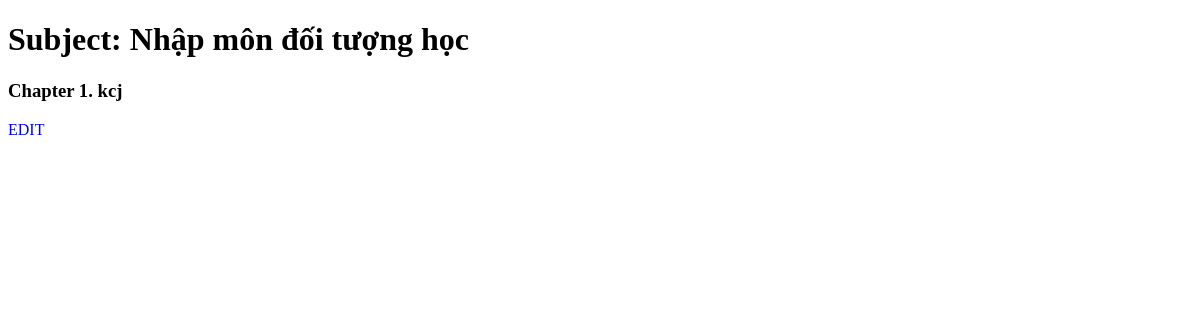
Page /manage/subject/id=20/ on the earlier database version.
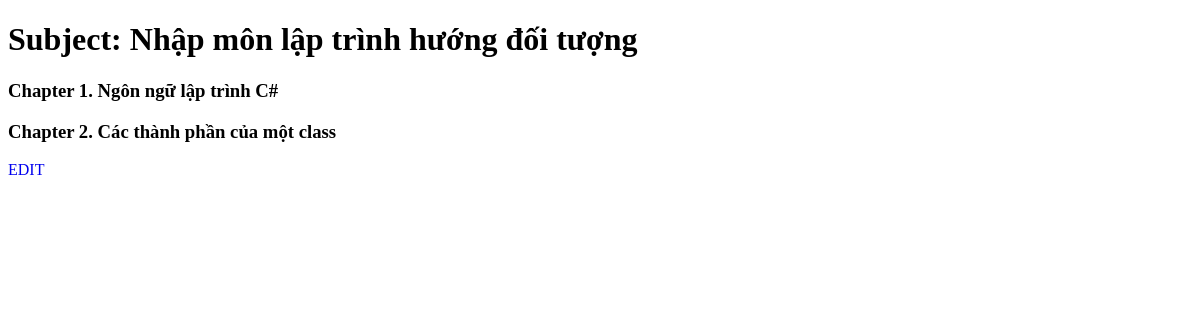
Same page on the later database version.
### main_site/models.py (models this page shows, shortened)
class Subject(models.Model):
    name = models.CharField(max_length=50, verbose_name='Tên môn học')
    class_object = models.ForeignKey(Class, on_delete=models.CASCADE, verbose_name='Lớp chứa môn học')

class Chapter(models.Model):
    title = models.CharField(max_length=250, verbose_name='Title')
    number = models.IntegerField(verbose_name='Ordinal Number')
    link = models.URLField(max_length=250,verbose_name='Link to Theory File', null=True)
    subject = models.ForeignKey(Subject,null=True, on_delete=models.CASCADE, verbose_name='Subject of this chapter')

### main_site/views.py (the view)
# urls.py: path('manage/subject/id=<int:subjectId>/', views.getManageSubject, name="manageSubject"),
def getManageSubject(request, subjectId):
    subject = Subject.objects.filter(id=subjectId).first()
    chapters = Chapter.objects.filter(subject=subject)
    chapter_with_contents = [
        {
            'chapter': chapter,
            'contents': ContentOfChapters.objects.filter(chapter=chapter)
        }
        for chapter in chapters
    ]
    context = {
        'subject': subject,
        'chapter_with_contents': chapter_with_contents,
    }
    return render(request, 'manage/subject.html', context)

### main_site/templates/manage/subject.html (shortened to what this page needs)
{% extends "base/base.html" %}
{% block content %}
<h1 >Subject: {{subject.name}} </h1>
{% for item in chapter_with_contents %}
<div class="ChapterContainer">
    <h3 > Chapter {{item.chapter.number}}. {{item.chapter.title}}  </h3>
</div>
{% endfor %}
<a href="{% url "editSubject" subjectId=subject.id %}"><div class="ClickTag">EDIT</div></a>
{% endblock content %}

### main_site/templates/base/base.html (shortened to what this page needs)
{% load static %}
<!DOCTYPE html>
<html>
    <head>
        <link rel="stylesheet" href="{% static "css/base.css" %}" type="text/css" >
    </head>
    <body>
        {% block content %}{% endblock content %}
    </body>
</html>

### static/css/base.css (style rules this page uses)
a { text-decoration: none !important; }

Differences in the rows shown:
removed Chapter: chapter.number "1", chapter "kcj"
changed Subject: name "Nhập môn đối tượng học" → "Nhập môn lập trình hướng đối tượng"
added Chapter: chapter.number "1", chapter "Ngôn ngữ lập trình C#"
added Chapter: chapter.number "2", chapter "Các thành phần của một class"
